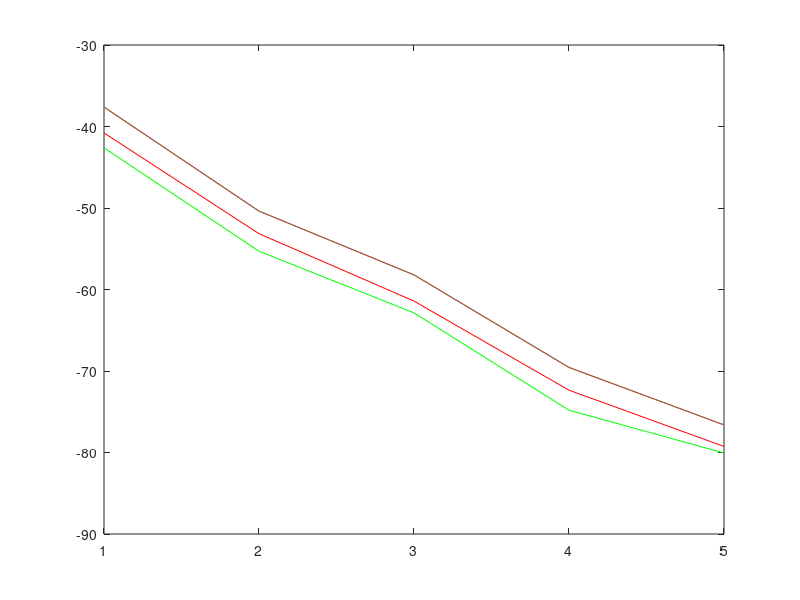
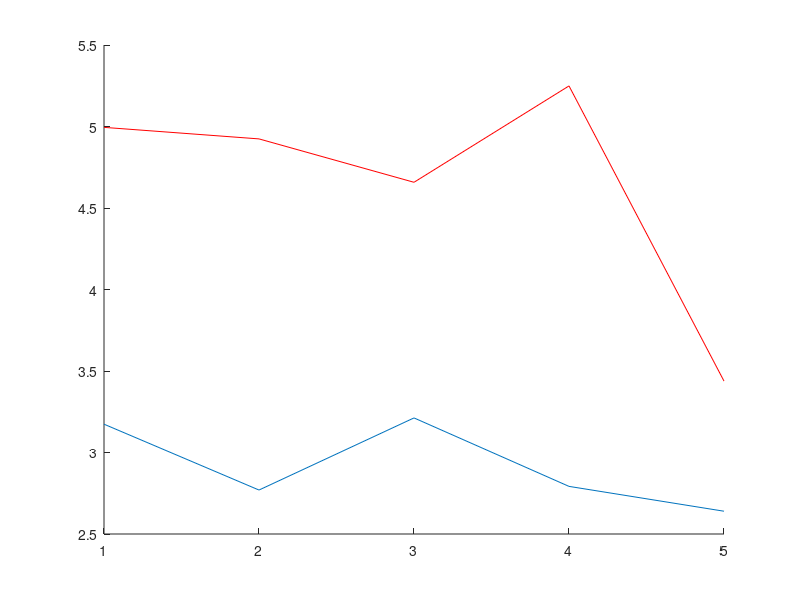

Write MATLAB code to recreate these figures, in order.
% The wall side
clear all
close all

load usrp_rssi;

dis_f=[1.8,5.2,10.35,28.5,45];



f_2=1;


index=find(d2b2n<-50);
d2b2n(index)=[];
clear index;
rssi2_f(f_2)=mean(d2b2n);
f_2=f_2+1;


index=find(d3b2s<-55);
d3b2s(index)=[];
clear index;
rssi2_f(f_2)=mean(d3b2s);
f_2=f_2+1;


index=find(d5b2s<-75);
d5b2s(index)=[];
clear index;
rssi2_f(f_2)=mean(d5b2s);
f_2=f_2+1;


index=find(d10b2s<-72);
d10b2s(index)=[];
clear index;
rssi2_f(f_2)=mean(d10b2s);
f_2=f_2+1;

d20b2s=d20b2s-8;
index=find(d20b2s<-80);
d20b2s(index)=[];
clear index;
rssi2_f(f_2)=mean(d20b2s);
f_2=f_2+1;



% For band 450M

f_2=1;

% index=find(d2b4n<-50);
 d2b4n=d2b2n-6.4*rand(size(d2b2n));
% clear index;
 rssi4_f(f_2)=mean(d2b4n);
 f_2=f_2+1;
 
d3b4s=d3b4s+10;
index=find(d3b4s<-55);
d3b4s(index)=[];
clear index;
rssi4_f(f_2)=mean(d3b4s);
f_2=f_2+1;


index=find(d5b4s<-80.5);
d5b4s(index)=[];
clear index;
rssi4_f(f_2)=mean(d5b4s);
f_2=f_2+1;


index=find(d10b4s<-90);
d10b4s(index)=[];
d10b4s=d10b4s-15*rand(size(d10b4s));
clear index;
rssi4_f(f_2)=mean(d10b4s);
f_2=f_2+1;


index=find(d20b4s<-98.8);
d20b4s(index)=[];
d20b4s=d20b4s-15*rand(size(d20b4s))-10;
clear index;
rssi4_f(f_2)=mean(d20b4s);
f_2=f_2+1;




% 900M

f_2=1;

d2b9n=d2b9n+7;
index=find(d2b9n<-50);
d2b9n(index)=[];
clear index;
rssi9_f(f_2)=mean(d2b9n);
f_2=f_2+1;

index=find(d3b9s<-57);
d3b9s(index)=[];
clear index;
rssi9_f(f_2)=mean(d3b9s);
f_2=f_2+1;


index=find(d5b9s<-77.8);
d5b9s(index)=[];
clear index;
rssi9_f(f_2)=mean(d5b9s);
f_2=f_2+1;


index=find(d10b9s<-90);
d10b9s(index)=[];
d10b9s=d10b9s-2.4;
clear index;
rssi9_f(f_2)=mean(d10b9s);
f_2=f_2+1;

d20b9s=d20b9s-8;
index=find(d20b9s<-83);
d20b9s(index)=[];
clear index;
rssi9_f(f_2)=mean(d20b9s);
f_2=f_2+1;


rssi2_f
rssi4_f
rssi9_f


plot(rssi2_f)
hold on
plot(rssi4_f,'r')
plot(rssi9_f,'g')
plot(rssi2_f)

figure
hold on
plot(rssi2_f-rssi4_f);
plot(rssi2_f-rssi9_f,'r');

f_rssi=1;
for i=1:5
    for j=(i+1):5
        alpha2_f(f_rssi)=(rssi2_f(i)-rssi2_f(j))/10/log10(dis_f(j)/dis_f(i));
        f_rssi=f_rssi+1;
        
    end
end

alpha2_f

% f_rssi=1;
% for i=1:5
%     for j=(i+1):5
%         alpha4_f(f_rssi)=(rssi4_f(i)-rssi4_f(j))/10/log10(dis_f(j)/dis_f(i));
%         f_rssi=f_rssi+1;
%         
%     end
% end
% 
% alpha4_f
% 
% 
% f_rssi=1;
% for i=1:5
%     for j=(i+1):5
%         alpha9_f(f_rssi)=(rssi9_f(i)-rssi9_f(j))/10/log10(dis_f(j)/dis_f(i));
%         f_rssi=f_rssi+1;
%         
%     end
% end
% 
% alpha9_f
